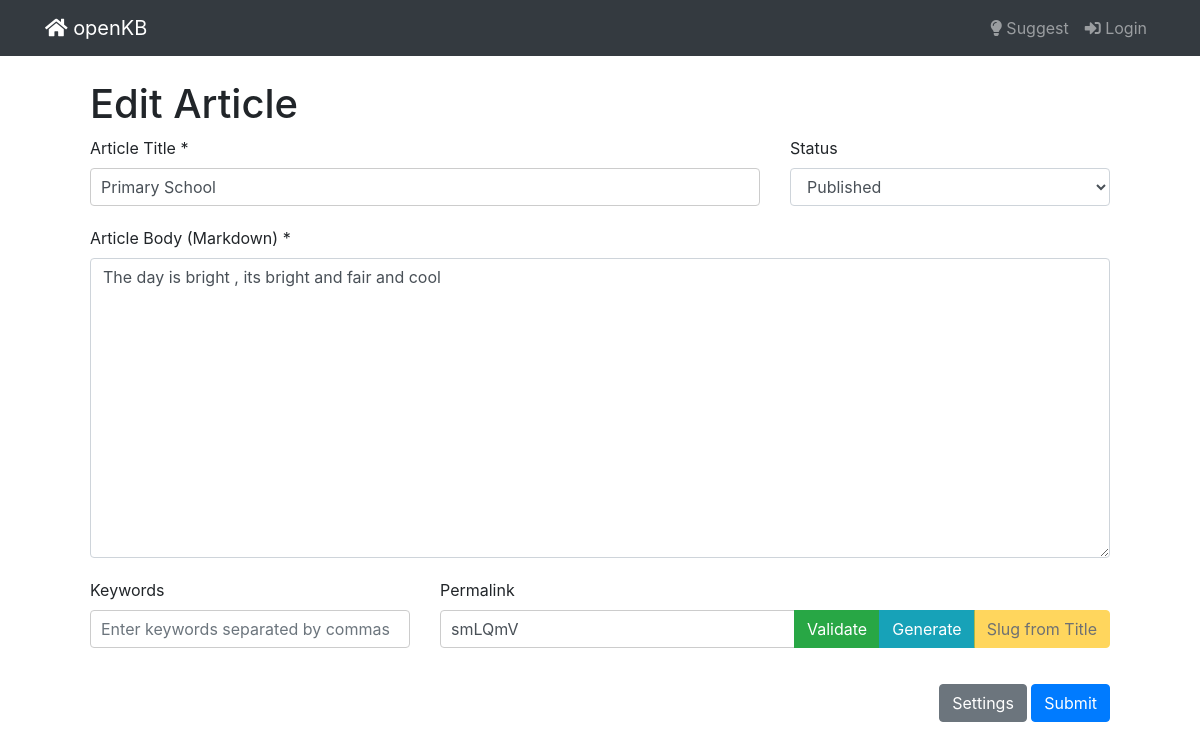
/articles/1/edit/, run on an earlier commit of the app's database.
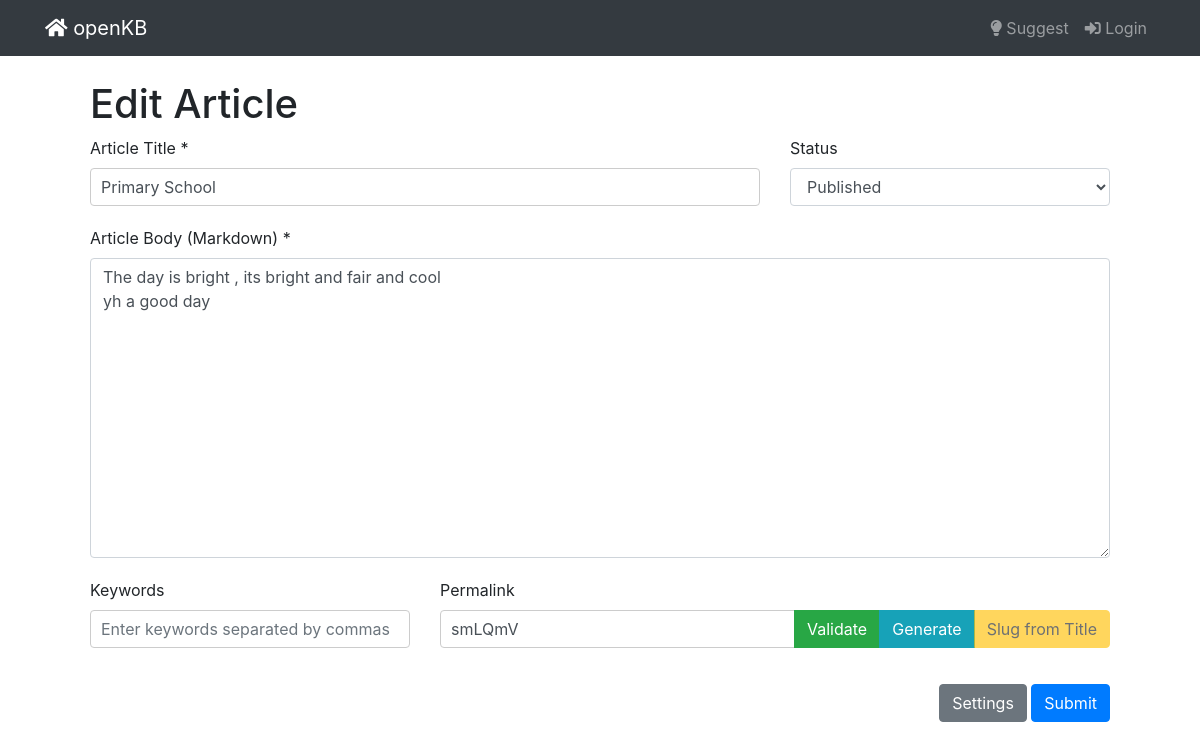
And on a later commit of the database.
### kb/models.py (models this page shows, shortened)
class Article(models.Model):
    title = models.CharField(max_length=255)
    content = MDTextField()
    created = models.DateTimeField(auto_now_add=True)
    updated = models.DateTimeField(auto_now=True)
    keywords = models.CharField(max_length=255)
    published = models.BooleanField(default=False)
    view_count = models.PositiveIntegerField(default=0)  # Added field for tracking views
    votes = models.IntegerField(default=0)
    permalink = models.SlugField(max_length=255, default='', null=True)
    seo_title = models.CharField(max_length=255, default='')
    seo_description = models.TextField(default='')
    author = models.ForeignKey('CustomUser', on_delete=models.CASCADE, null=True)
    featured = models.BooleanField(default=False)

### kb/views.py (the view, shortened to what this page needs)
# urls.py: path('articles/<int:pk>/edit/', EditArticleView.as_view(), name='edit_article'),
class EditArticleView(UpdateView):
    model = Article
    form_class = ArticleForm
    template_name = 'articles/edit_article.html'
    context_object_name = 'article'

### templates/articles/edit_article.html (shortened to what this page needs)
{% extends 'base.html' %}
{% block content %}
{% include "nav.html" %}
<div class="container mt-5">
    <h1>Edit Article</h1>
    <form method="post" action="{% url 'edit_article' article.pk %}">
        <div class="row">
            <div class="col-md-8">
                <div class="form-group">
                    <label for="id_title">Article Title *</label>
                    {{ form.title }}
                </div>
            </div>
            <div class="col-md-4">
                <div class="form-group">
                    <label for="id_status">Status</label>
                    {{ form.status }}
                </div>
            </div>
        </div>
        <div class="form-group">
            <label for="id_content">Article Body (Markdown) *</label>
            {{ form.content }}
        </div>
        <div class="row">
            <div class="col-md-4">
                <div class="form-group">
                    <label for="id_keywords">Keywords</label>
                    {{ form.keywords }}
                </div>
            </div>
            <div class="col-md-8">
                <label for="id_permalink">Permalink</label>
                <div class="input-group">
                    {{ form.permalink }}
                    <div class="input-group-append">
                        <button type="button" id="validate_permalink" class="btn btn-success">Validate</button>
                        <button type="button" id="generate_permalink" class="btn btn-info">Generate</button>
                        <button type="button" id="slug_from_title" class="btn btn-warning" disabled>Slug from Title</button>
                    </div>
                </div>
            </div>
        </div>
        <div class="text-right mt-3">
            <button type="button" class="btn btn-secondary" onclick="toggleSettings()">Settings</button>
            <button type="submit" class="btn btn-primary">Submit</button>
        </div>
    </form>
</div>
{% endblock %}

What changed in the data, as far as the page shows it:
changed Article "Primary School": content "The day is bright , its bright and fair and cool" → "The day is bright , its bright and fair and cool yh a good day"
